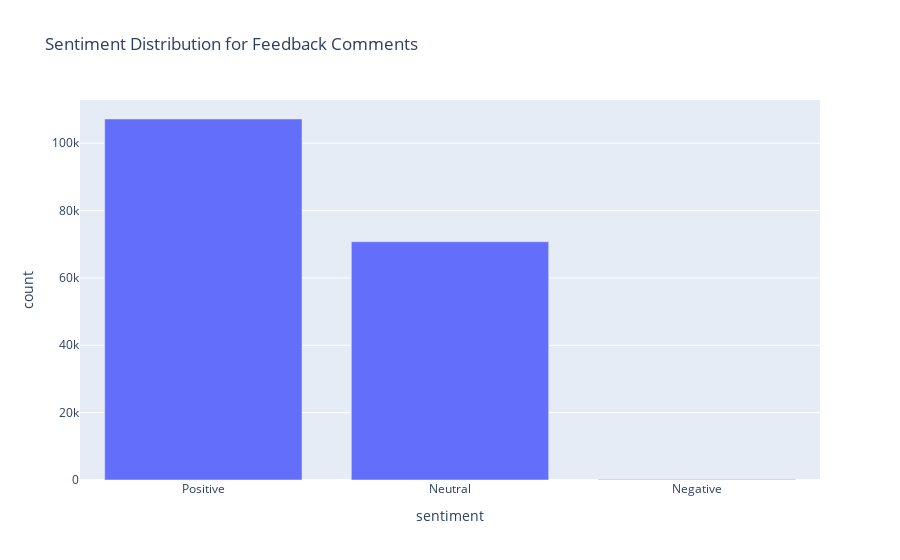

Notebook code cell kept with this figure:
### Markdown cell above
sentiment
Neutral     119078
Positive     43636
Negative      6088
Name: count, dtype: int64

### Code cell
df_counts = df['sentiment'].value_counts().reset_index()
df_counts.columns = ['sentiment', 'count']
fig = px.bar(df_counts, x='sentiment', y='count', title='Sentiment Distribution for Feedback Comments')
fig.show()

### Figure 1 — Plotly figure (JSON) as saved in the notebook; plotly's stock layout.template omitted (floating-point values rounded to 4 significant figures)
{"data": [{"alignmentgroup": "True", "hovertemplate": "sentiment=%{x}<br>count=%{y}<extra></extra>", "legendgroup": "", "marker": {"color": "#636efa", "pattern": {"shape": ""}}, "name": "", "offsetgroup": "", "orientation": "v", "showlegend": false, "textposition": "auto", "type": "bar", "x": ["Positive", "Neutral", "Negative"], "xaxis": "x", "y": [107192, 70737, 143], "yaxis": "y"}], "layout": {"barmode": "relative", "legend": {"tracegroupgap": 0}, "title": {"text": "Sentiment Distribution for Feedback Comments"}, "xaxis": {"anchor": "y", "domain": [0, 1], "title": {"text": "sentiment"}}, "yaxis": {"anchor": "x", "domain": [0, 1], "title": {"text": "count"}}}}
